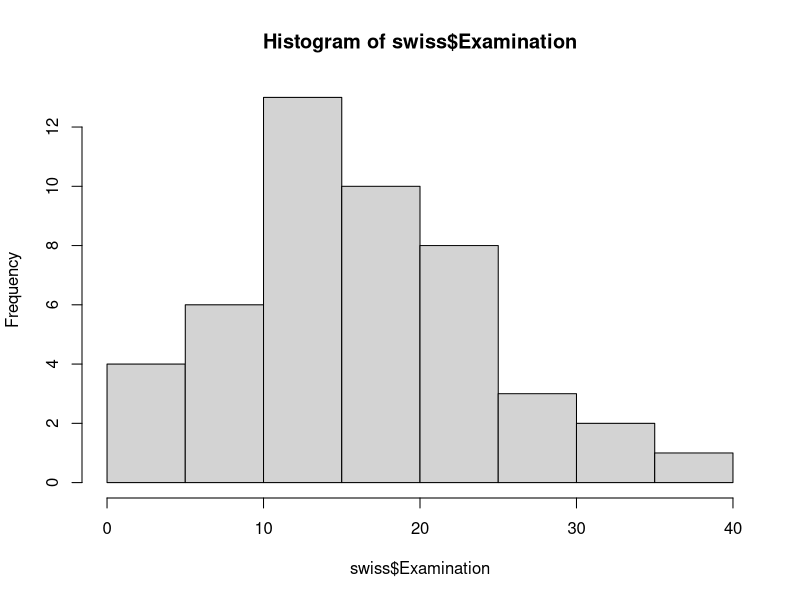

Generate this figure with R:
## ---- chunk 1
hist(swiss$Examination) # this code generates the histogram you see below
